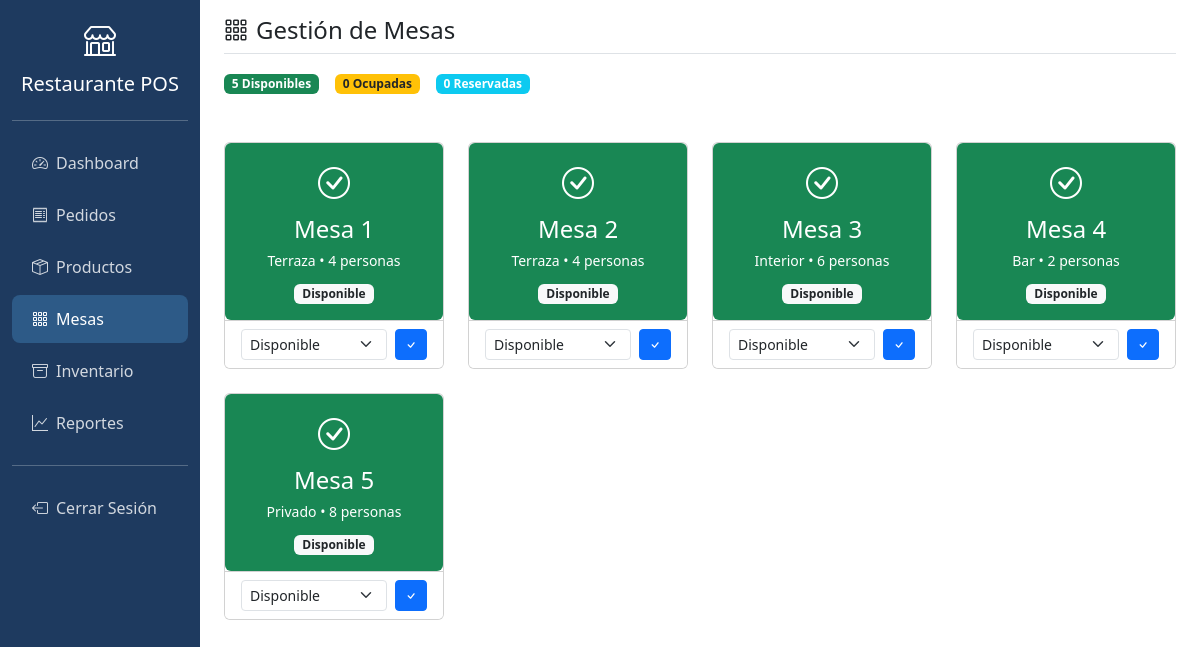
/public/mesas/index.php (signed in), run on the app's committed database.
### tables this page shows
CREATE TABLE IF NOT EXISTS mesas (
    id INT UNSIGNED AUTO_INCREMENT PRIMARY KEY,
    numero INT UNSIGNED NOT NULL UNIQUE,
    capacidad INT UNSIGNED DEFAULT 4,
    estado ENUM('disponible', 'ocupada', 'reservada', 'inactiva') DEFAULT 'disponible',
    ubicacion VARCHAR(50) DEFAULT 'principal',
    created_at TIMESTAMP DEFAULT CURRENT_TIMESTAMP,
    updated_at TIMESTAMP DEFAULT CURRENT_TIMESTAMP ON UPDATE CURRENT_TIMESTAMP
);

### public/mesas/index.php (the view, shortened to what this page needs)
<?php
$db = getDB();
$mesas = $db->query("SELECT * FROM mesas ORDER BY numero")->fetchAll();
?>
<!DOCTYPE html>
<html lang="es">
<head>
    <link href="https://cdn.jsdelivr.net/npm/bootstrap@5.3.2/dist/css/bootstrap.min.css" rel="stylesheet">
    <link rel="stylesheet" href="https://cdn.jsdelivr.net/npm/bootstrap-icons@1.11.1/font/bootstrap-icons.css">
</head>
<body>
    <div class="container-fluid">
        <div class="row">
            <nav class="col-md-3 col-lg-2 d-md-block sidebar collapse show">
                <div class="position-sticky pt-3">
                    <div class="text-center mb-4">
                        <i class="bi bi-shop" style="font-size: 2rem; color: white;"></i>
                        <h5 class="text-white mt-2"><?php echo APP_NAME; ?></h5>
                    </div>
                    <hr class="border-light">
                    <ul class="nav flex-column">
                        <li class="nav-item"><a class="nav-link" href="/restaurant-pos/public/dashboard/index.php"><i class="bi bi-speedometer2 me-2"></i>Dashboard</a></li>
                        <li class="nav-item"><a class="nav-link" href="/restaurant-pos/public/pedidos/index.php"><i class="bi bi-receipt me-2"></i>Pedidos</a></li>
                        <li class="nav-item"><a class="nav-link" href="/restaurant-pos/public/productos/index.php"><i class="bi bi-box-seam me-2"></i>Productos</a></li>
                        <li class="nav-item"><a class="nav-link active" href="/restaurant-pos/public/mesas/index.php"><i class="bi bi-grid-3x3-gap me-2"></i>Mesas</a></li>
                        <li class="nav-item"><a class="nav-link" href="/restaurant-pos/public/inventario/index.php"><i class="bi bi-archive me-2"></i>Inventario</a></li>
                        <li class="nav-item"><a class="nav-link" href="/restaurant-pos/public/reportes/index.php"><i class="bi bi-graph-up me-2"></i>Reportes</a></li>
                        <hr class="border-light">
                        <li class="nav-item"><a class="nav-link" href="/restaurant-pos/app/controllers/auth/logout.php"><i class="bi bi-box-arrow-left me-2"></i>Cerrar Sesión</a></li>
                    </ul>
                </div>
            </nav>
            <main class="col-md-9 ms-sm-auto col-lg-10 px-md-4">
                <div class="d-flex justify-content-between flex-wrap flex-md-nowrap align-items-center pt-3 pb-2 mb-3 border-bottom">
                    <div><h4 class="mb-0"><i class="bi bi-grid-3x3-gap me-2"></i>Gestión de Mesas</h4></div>
                </div>
                <div class="row g-4">
                    <?php
                    $estadosMesa = [
                        'disponible' => ['bg' => 'bg-success', 'icon' => 'bi-check-circle', 'label' => 'Disponible'],
                        'ocupada' => ['bg' => 'bg-warning', 'icon' => 'bi-person-fill', 'label' => 'Ocupada'],
                        'reservada' => ['bg' => 'bg-info', 'icon' => 'bi-calendar-check', 'label' => 'Reservada'],
                        'inactiva' => ['bg' => 'bg-secondary', 'icon' => 'bi-x-circle', 'label' => 'Inactiva']
                    ];
                    $contador = ['disponible' => 0, 'ocupada' => 0, 'reservada' => 0, 'inactiva' => 0];
                    foreach ($mesas as $m) {
                        $contador[$m['estado']]++;
                    }
                    ?>
                    <div class="col-12">
                        <div class="row g-3 mb-4">
                            <div class="col-auto"><span class="badge bg-success"><?php echo $contador['disponible']; ?> Disponibles</span></div>
                            <div class="col-auto"><span class="badge bg-warning text-dark"><?php echo $contador['ocupada']; ?> Ocupadas</span></div>
                            <div class="col-auto"><span class="badge bg-info"><?php echo $contador['reservada']; ?> Reservadas</span></div>
                        </div>
                    </div>
                    <?php foreach ($mesas as $mesa): ?>
                    <div class="col-md-4 col-lg-3">
                        <div class="card mesa-card text-center h-100">
                            <div class="card-body <?php echo $estadosMesa[$mesa['estado']]['bg']; ?> text-white rounded">
                                <i class="bi <?php echo $estadosMesa[$mesa['estado']]['icon']; ?>" style="font-size: 2rem;"></i>
                                <h4 class="mt-2 mb-1">Mesa <?php echo $mesa['numero']; ?></h4>
                                <p class="mb-2"><small><?php echo $mesa['ubicacion']; ?> • <?php echo $mesa['capacidad']; ?> personas</small></p>
                                <span class="badge bg-light text-dark"><?php echo $estadosMesa[$mesa['estado']]['label']; ?></span>
                            </div>
                            <div class="card-footer bg-white">
                                <form method="POST" class="d-flex gap-2">
                                    <select name="estado" class="form-select form-select-sm">
                                        <?php foreach (['disponible', 'ocupada', 'reservada', 'inactiva'] as $e): ?>
                                        <option value="<?php echo $e; ?>" <?php echo $e === $mesa['estado'] ? 'selected' : ''; ?>><?php echo ucfirst($e); ?></option>
                                        <?php endforeach; ?>
                                    </select>
                                    <button type="submit" class="btn btn-sm btn-primary"><i class="bi bi-check"></i></button>
                                </form>
                            </div>
                        </div>
                    </div>
                    <?php endforeach; ?>
                </div>
            </main>
        </div>
    </div>
</body>
</html>

### public/mesas/index.php (style rules this page uses)
:root { --primary: #1e3a5f; --secondary: #2d5a87; --accent: #ff6b35; }
.sidebar { min-height: 100vh; background: var(--primary); }
.sidebar .nav-link { color: rgba(255,255,255,0.8); padding: 12px 20px; border-radius: 8px; margin: 2px 0; }
.sidebar .nav-link:hover, .sidebar .nav-link.active { background: var(--secondary); color: white; }
.mesa-card { transition: transform 0.2s; }

### data on the page
mesas: numero "1", ubicacion "Terraza", capacidad "4", estado "Disponible"
mesas: numero "2", ubicacion "Terraza", capacidad "4", estado "Disponible"
mesas: numero "3", ubicacion "Interior", capacidad "6", estado "Disponible"
mesas: numero "4", ubicacion "Bar", capacidad "2", estado "Disponible"
mesas: numero "5", ubicacion "Privado", capacidad "8", estado "Disponible"

### other printed values
APP_NAME "Restaurante POS"
$contador['disponible'] "5"
$contador['ocupada'] "0"
$contador['reservada'] "0"
